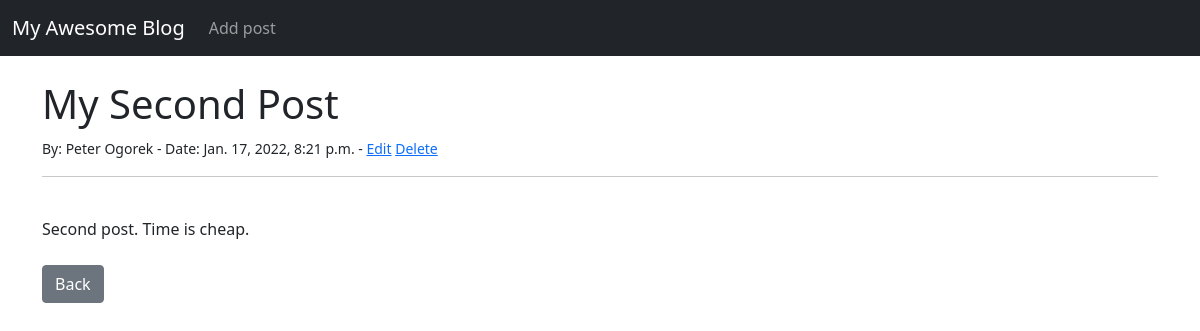
The app's page /article/2 with its own data.
### theblog/models.py (models this page shows, shortened)
class Post(models.Model):
    title = models.CharField(max_length=255)  # , default="My Awesome Blog")
    title_tag = models.CharField(max_length=255)
    author = models.ForeignKey(User, on_delete=models.CASCADE)
    body = models.TextField()
    post_date = models.DateTimeField(auto_now_add=True)

### theblog/views.py (the view)
# urls.py: path("article/<int:pk>", ArticleDetailView.as_view(), name="article_detail"),
class ArticleDetailView(DetailView):
    model = Post
    template_name = "article_details.html"

### theblog/templates/article_details.html (shortened to what this page needs)
{% extends "layout.html" %}
{% block body %}
<h1>{{ post.title }}</h1>
<small>By:
    {{ post.author.first_name }}
    {{ post.author.last_name }} -
    Date: {{ post.post_date }} -
    <a href="{% url 'update_post' post.pk %}">Edit</a>
    <a href="{% url 'delete_post' post.pk %}">Delete</a></small>
<hr>
<br />
{{ post.body }}
<br />
<br />
<a href="{% url 'home' %}" class="btn btn-secondary">Back</a>
{% endblock %}

### records on screen
Post: title "My Second Post", author.first_name "Peter", author.last_name "Ogorek", post_date "Jan. 17, 2022, 8:21 p.m.", body "Second post. Time is cheap."
